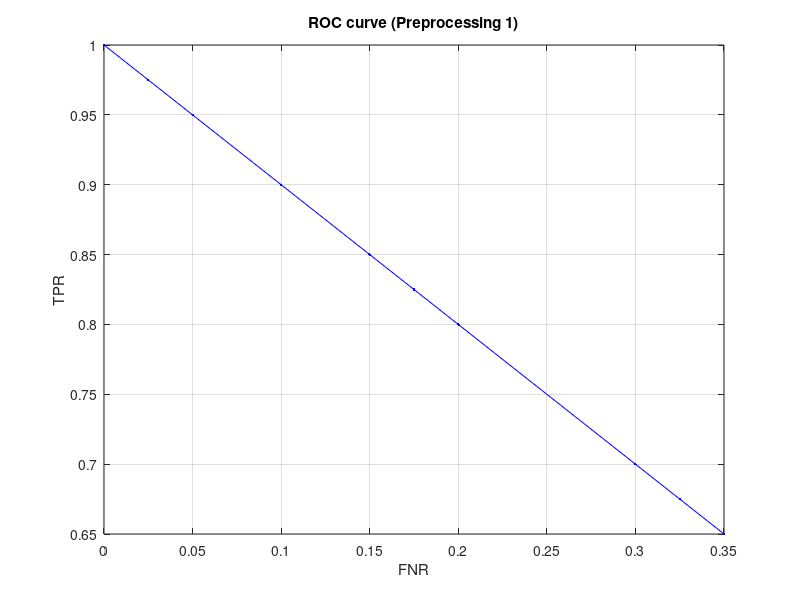
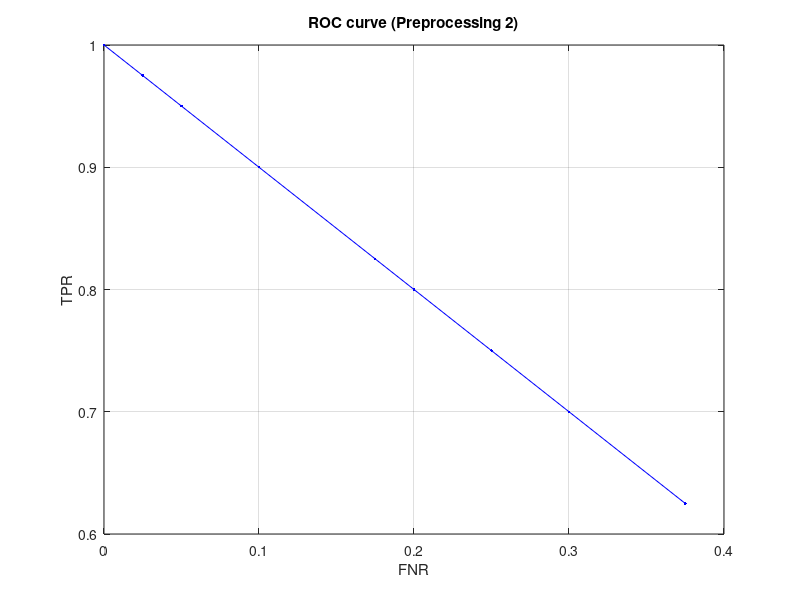
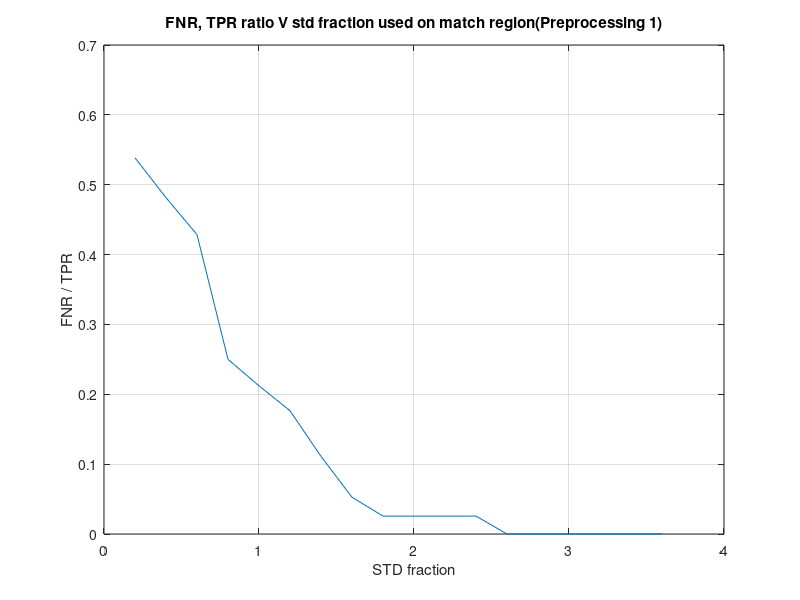
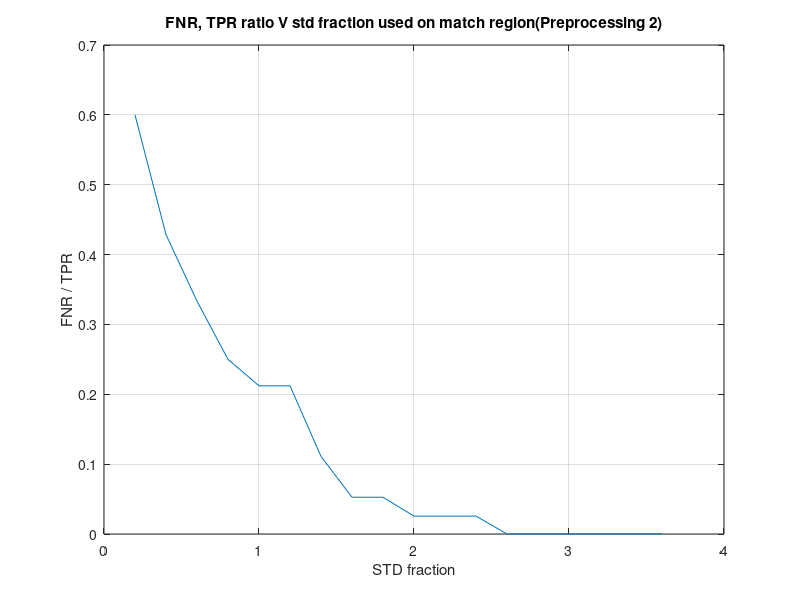

Reproduce these figures in MATLAB, in order.
%% ROC CURVES 
%Date: 26-06-2020
%Author: LUIS CARLOS DURAN
%Description: This code Plots the ROC curves, a TPR vs FNR curve and a
%FNR/TPR againts the fraction of std used to form the acceptance region
%for a test set of images and using both preprocessing methods.

clear all;close all;clc;clf;
N=40;M=40; %N= Expected positives; %M= Expected negatives

%% 1) PREPROCESSING METHOD 1.
%True_PSE_mean=11.9632 ;
True_PSE_STD= 1.6248;
% False_PSE_mean= ;   %ORIGINAL MATCH BAND:[];
%False_PSE_STD = ;

%The match bands are taken in this way: [mean-c*std,mean+c*std] where c is
%a constant and takes the values: 0.2-3.6 inreasing in steps of 0.2

TPR=1/N.*[26 27 28 32 33 34 36 38 39 39 39 39 40 40 40 40 40 40]; %TRUE POSITIVES RATE 
FNR=1/N*[14 13 12 8 7 6 4 2 1 1 1 1 0 0 0 0 0 0]; %FALSE NEGATIVES RATE
figure(1);plot(FNR,TPR,'.-b');%hold on;fplot('1-x',[0,1],'--r');hold off;
xlabel('FNR');ylabel('TPR');title('ROC curve (Preprocessing 1)');grid on

%% 2) PREPROCESSING METHOD 2.
%True_PSE_mean_2= 11.9721;
True_PSE_STD_2= 1.4759;
%False_PSE_mean_2= ;  OG Match region = []; 
%False_PSE_STD_2 = ;

%The match bands are taken in this way: [mean-c*std,mean+c*std] where c is
%a constant and takes the values: 0.2-3.6 inreasing in steps of 0.2

TPR_2=1/N.*[25 28 30 32 33 33 36 38 38 39 39 39 40 40 40 40 40 40];%TRUE POSITIVES RATE
FNR_2=1/N*[15 12 10 8 7 7 4 2 2 1 1 1 0 0 0 0 0 0]; %FALSE NEGATIVES RATE
figure(2);plot(FNR_2,TPR_2,'.-b');%hold on;fplot('1-x',[0,1],'--r');hold off;
xlabel('FNR');ylabel('TPR');title('ROC curve (Preprocessing 2)');grid on


%% 3)CURVES RESPECT TO Percentage of std used on the region size.
%5.1)Method 1
y=0.2:0.2:3.6;
ratio1=FNR./TPR;
figure(3);plot(y,FNR./TPR);xlabel('STD fraction');ylabel('FNR / TPR');title('FNR, TPR ratio V std fraction used on match region(Preprocessing 1)');grid on
%5.2) Method 2
ratio2=FNR_2./TPR_2;
figure(4);plot(y,FNR_2./TPR_2);xlabel('STD fraction');ylabel('FNR / TPR');title('FNR, TPR ratio V std fraction used on match region(Preprocessing 2)');grid on

%% False positives vs Truee Positives
%TPR=1/N.*[]; %TRUE POSITIVES RATE 
%FPR=1/M.*[]; %FALSE POSITIVES RATE
%figure(1);plot(FPR,TPR,'.-b');hold on;fplot('1-x',[0,1],'--r');hold off;
%xlabel('FPR');ylabel('TPR');title('ROC curve (Preprocessing 1)');grid on
